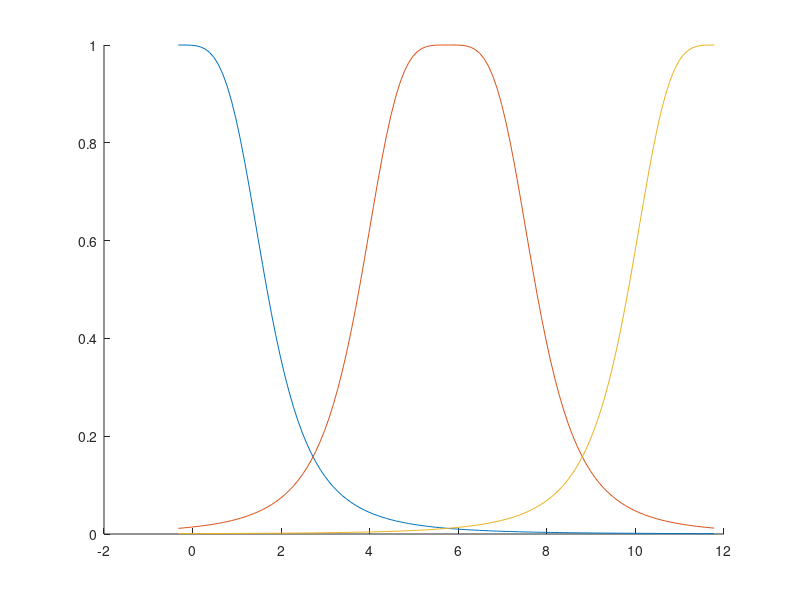

MATLAB code for this plot:
% testowanie funkcji dzwonowych na przedziale
Ymin = -0.32;
Ymax = 11.84;

num = 3;

% kształt funkcji dzwonowej
a = 2;                                  % przedział wartości maksymalnej
b = 2;                                  % kształt zboczy funkcji
center = zeros(num, 1);

figure('name', "Funkcje przynależności")
hold on


interval = (Ymax - Ymin)/(num - 1);

for i = 0:(num-1)
    center(i+1) = Ymin + interval*i;
    x = Ymin:0.1:Ymax;
    y = gbellmf(x, [a b center(i+1)]);
    plot(x,y)
end


% chyba to będzie działało
